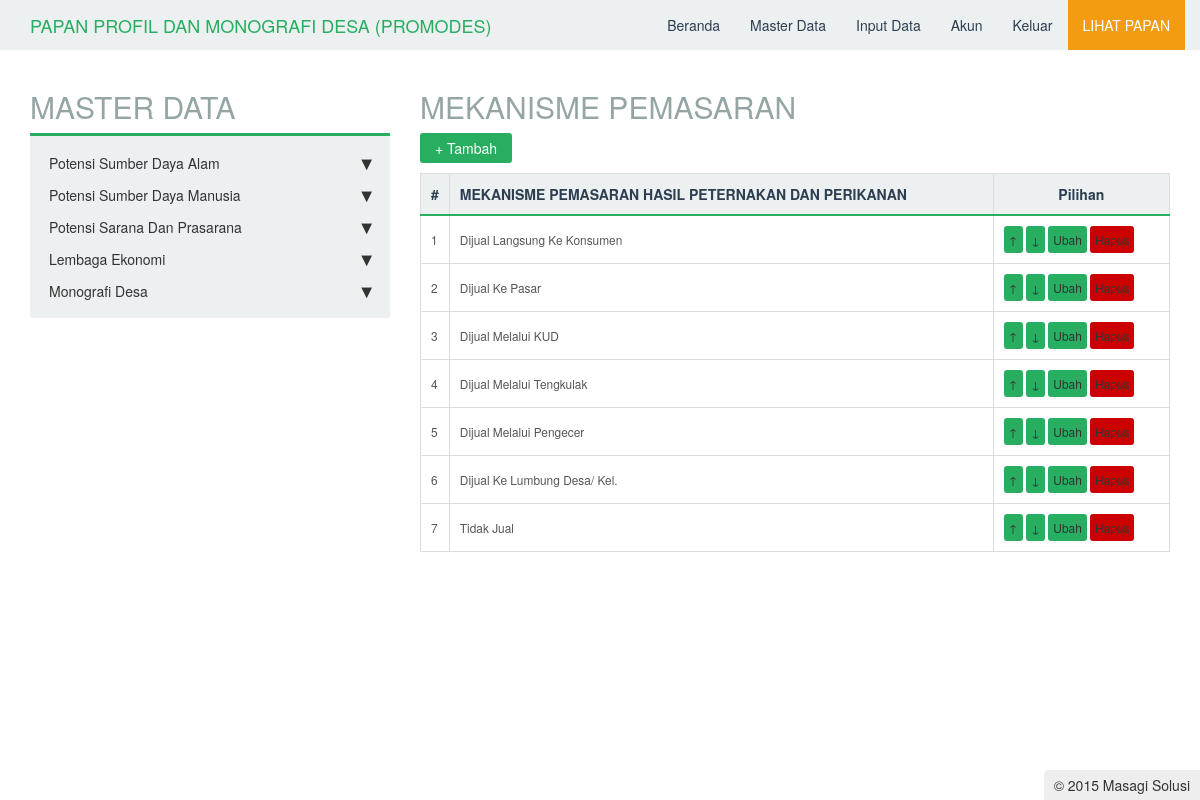
Screenshot of /master/potensi_sda/peternakan_perikanan/mekanisme/master.php (signed in) with the database file from the repository.
### tables this page shows
CREATE TABLE IF NOT EXISTS `tbmekanisme_pemasaran2` (
  `id` int(11) NOT NULL AUTO_INCREMENT,
  `nama` varchar(225) NOT NULL,
  `posisi` int(11) NOT NULL,
  PRIMARY KEY (`id`)
);

### master/potensi_sda/peternakan_perikanan/mekanisme/master.php (the view, shortened to what this page needs)
<?php
include_once "../../../../functions/urut.php";
include_once "../../../../master/header.php";
echo "<h2>MEKANISME PEMASARAN</h2>";
$mod = $_GET['mod'];
if($mod == "tambah"){
    if(isset($_POST['simpan'])){
        $nama = $_POST['nama'];
        $s = mysql_query("select max(posisi) as urut from tbmekanisme_pemasaran2");
        $d = mysql_fetch_array($s);
        $posisi  = $d['urut']+1;
        for($i = 0;$i < sizeof($nama);$i++){
           if($nama[$i] != ""){
               $q = mysql_query("insert into tbmekanisme_pemasaran2(nama,posisi) values('".mysql_real_escape_string($nama[$i])."','".($posisi+$i)."')");
           }
        }
        if($q){
            echo "<script>window.location='master.php';</script>";
        }
    }
    echo "<link rel='stylesheet' type='text/css' href='../../../../lib/css/table2.css'/>";
?>
<script type="text/javascript" src="../../../../lib/js/jquery-1.9.1.min.js"></script>
<script type="text/javascript">
$(document).ready(function(){
    var count = 0;
    $nama = $("#nama");
    $add = $("#add");
    $add.click(function(e){
        var countNext = count+1;
        $("#input"+count).append("<div>&nbsp;&nbsp;<input type='text' name='nama[]' id='nama"+count+"'/><div id='input"+countNext+"'></div></div>");
        $("#nama"+count).focus();
        count++;
    });
});
</script>
<form method="post">
    <table>
        <tr>
            <td>Mekanisme Pemasaran</td>
            <td id='nama'><div id='input0'> : <input type='text' name='nama[]' id='nama' required/><a class='btn' href='#' id='add'>+</a></div></td>
        </tr>
        <tr>
            <td></td>
            <td><input type='submit' name='simpan' value='Tambah'></td>
        </tr>
    </table>
</form>
<?php
}
else if($mod == "hapus"){
    $id = abs((int)$_GET['id']);
    $q = mysql_query("delete from tbmekanisme_pemasaran2 where id='$id'");
    if($q){
        echo "<script>window.location='master.php';</script>";
    }
}
else
{
    echo "<link rel='stylesheet' type='text/css' href='../../../../lib/css/table.css'/>";
    echo "<input type='reset' onclick=\"window.location='?mod=tambah';\" value='+ Tambah'/>";
    echo "<table>
            <tr>
                <th>#</th>
                <th align=left>MEKANISME PEMASARAN HASIL PETERNAKAN DAN PERIKANAN</th>
                <th>Pilihan</th>
            </tr>";
    $n1 = 1;
    $s1= mysql_query("select * from tbmekanisme_pemasaran2 order by posisi asc");
    while($d1 = mysql_fetch_array($s1)){
        echo "<tr>
                <td>$n1</td>
                <td>$d1[nama]</td>
                <td><a class='edit' href='?mod=urut&id=$d1[id]&tipe=1&posisi=up'>&#8593;</a> <a class='edit' href='?mod=urut&id=$d1[id]&tipe=1&posisi=down'>&#8595;</a> <a class='edit' href='?mod=ubah&id=$d1[id]'>Ubah</a> <a class='del' href='#' onclick='confirmDelete(\"?mod=hapus&id=$d1[id]\");'>Hapus</a></td>
            </tr>";
        $n1++;
    }
    echo "</table>";
}
include_once "../../../../master/footer.php";
?>

### rows the page displays
tbmekanisme_pemasaran2: nama "Dijual Langsung Ke Konsumen"
tbmekanisme_pemasaran2: nama "Dijual Ke Pasar"
tbmekanisme_pemasaran2: nama "Dijual Melalui KUD"
tbmekanisme_pemasaran2: nama "Dijual Melalui Tengkulak"
tbmekanisme_pemasaran2: nama "Dijual Melalui Pengecer"
tbmekanisme_pemasaran2: nama "Dijual Ke Lumbung Desa/ Kel."
tbmekanisme_pemasaran2: nama "Tidak Jual"
